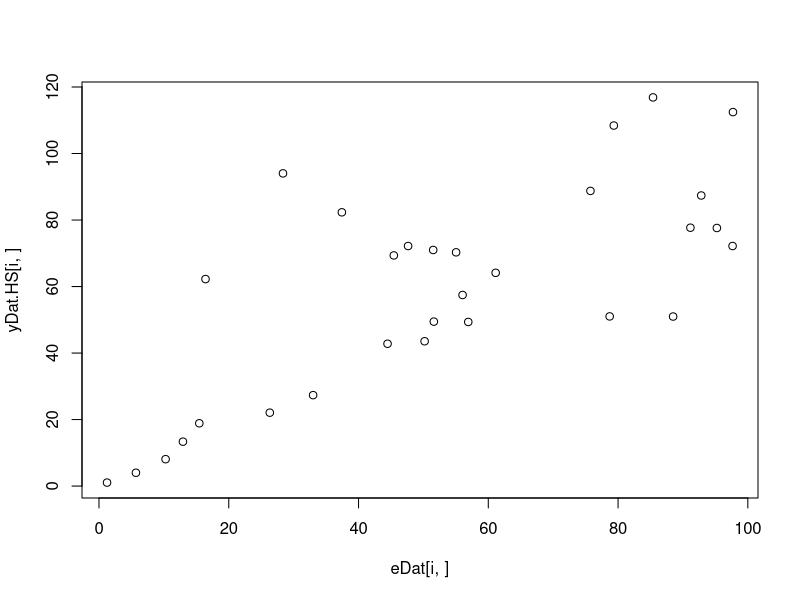
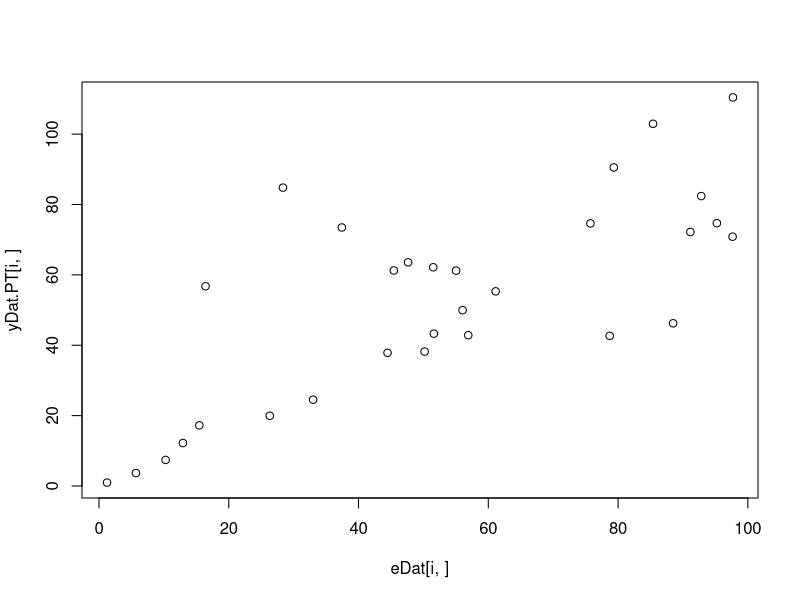
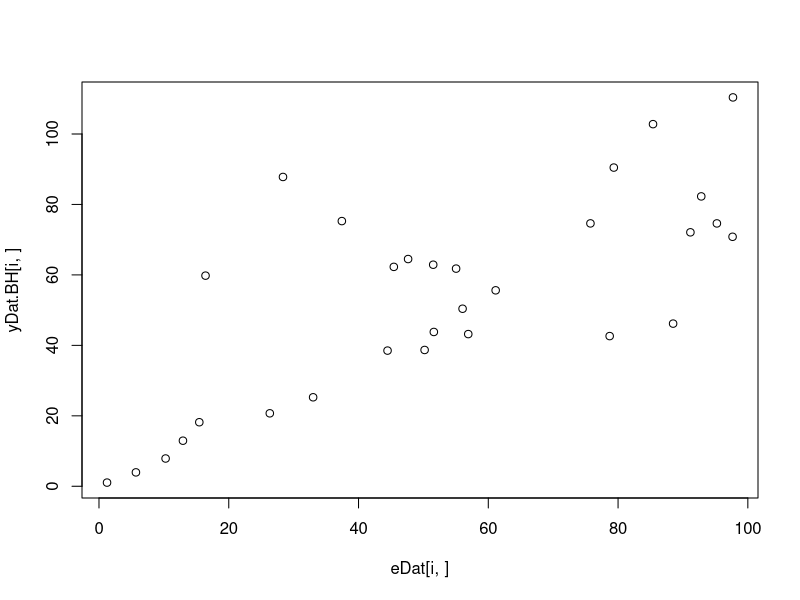

These charts were generated, in order, by the following R code:
## ---- chunk 1
### Pella-Tomlinson Surplus Production function 
  # (phi controls strength of weak allee effect phi=1 recovers logistic/schaeffer)
  PellaTomlinson = function(s, pars){
    r = pars[1]; k = pars[2]; phi = pars[3];
    y = s + r* (phi/(phi + 1)) *s*(1 - (s/k)^phi)
    return(y)
  }

  ### Hockey-Stick Recruitment function
  # HockeyStick = function(s, pars, n){
  #   r = pars[1]; k = pars[2]; 
  #   x = cbind( (1+r)*s, rep(k,n) )
  #   y = apply( x, 1, min )
  #   return(y)
  # }
  
  HockeyStick = function(s, pars, n){
    r = pars[1]; k = pars[2]; 
    y = (1+r)*s
    y[y > k] = k
    return(y)
  }
  
  ### Beverton-Holt function
  BevertonHolt = function(s, pars){
    r = pars[1]; k = pars[2];
    y = (1+r)*s / (1 + r*s/k)
    return(y)
  }
## ---- chunk 2
  #parameters
    rho = 1       #discrete discount factor
    r = 0.25      #growth rate
    k = 100       #carying capacity
    sig = .4      #std of normal rv (for lognormal rvs)
    m = -.5*sig^2 #mean of normal rv such that lognomormal has mean 1
    phi = 1.5     #power in Pella-Tomlinson function
    n.dat = 30    #number of escapement data points per simulation
    n.sim = 2    #number of simulations
    n.mods = 3    #number of models
    parms = c(r,k,phi)
    
  ###
  #Generate data to form reality  
  ###  
    
    eDat = matrix( runif(n.sim*n.dat,0,1.02*k), n.sim, n.dat) #random escapement data
    z = matrix( rlnorm(n.sim*n.dat,meanlog = m, sdlog = sig), n.sim, n.dat) #environmental stochasticisity
    #biomass data
    yDat.PT = z*PellaTomlinson(eDat,parms) #biomass data generated by Pella-Tomlinson function
    yDat.HS = z*HockeyStick(eDat,parms) #biomass data generated by Hockey-Stick
    yDat.BH = z*BevertonHolt(eDat,parms) #biomass data generated by Beverton-Holt
  
## ---- chunk 3
  OptEscBH = k/r*(sqrt(rho*(1+r)) -1) #optimal Beverton-Holt Escapement
  OptEscHS = k/(1+r)                  #optimal Hockey-Stick Escapement
  OptEscL = .5*k                      #optimal Logistic Escapement
  OptEscPT = (1/(phi+1))^(1/phi) * k  #optimal Pella-Tomlinson Escapement
## ---- chunk 4
##Data Fitting   
  ssePT = function(p,x,y){
    yMod = PellaTomlinson(x,p)
    return( sum( (y-yMod)^2 ) )
  }

  sseL = function(p,x,y){
    yMod = PellaTomlinson(x,c(p,1))
    return( sum( (y-yMod)^2 ) )
  }
  
  sseHS = function(p,x,y){
    yMod = HockeyStick(x,p)
    return( sum( (y-yMod)^2 ) )
  }
  
  sseBH = function(p,x,y){
    yMod = BevertonHolt(x,p)
    return( sum( (y-yMod)^2 ) )
  }
## ---- chunk 5

parInit = c(r,k)
r.fit = array( NA, dim=c(n.sim,n.mods,n.mods) )
k.fit = array( NA, dim=c(n.sim,n.mods,n.mods) )
phi.fit = array( NA, dim=c(n.sim,n.mods) )
sse = array( NA, dim=c(n.sim,n.mods,n.mods) )
fit.OptEsc = array( NA, dim=c(n.sim,n.mods,n.mods) )

for (i in 1:n.sim){
  
  #calculated the fitted parameters and SSE .x.y means x is the true model and y is the fitted model

  fit.PT.PT = optim(c(parInit,phi), fn = ssePT, x=eDat[i,], y=yDat.PT[i,])
  fit.PT.HS = optim(parInit, fn = sseHS, x=eDat[i,], y=yDat.PT[i,])
  fit.PT.BH = optim(parInit, fn = sseBH, x=eDat[i,], y=yDat.PT[i,])
  fit.HS.PT = optim(c(parInit,phi), fn = ssePT, x=eDat[i,], y=yDat.HS[i,])
  fit.HS.HS = optim(parInit, fn = sseHS, x=eDat[i,], y=yDat.HS[i,])
  fit.HS.BH = optim(parInit, fn = sseBH, x=eDat[i,], y=yDat.HS[i,])
  fit.BH.PT = optim(c(parInit,phi), fn = ssePT, x=eDat[i,], y=yDat.BH[i,])
  fit.BH.HS = optim(parInit, fn = sseHS, x=eDat[i,], y=yDat.BH[i,])
  fit.BH.BH = optim(parInit, fn = sseBH, x=eDat[i,], y=yDat.BH[i,])
  
  #store fitted parameters, dim 1 = sim
  #dim 2 = true model (1=PellaTomlinson, 2=HockeyStick, 3=BevHolt)
  #dim 3 = fitted model (1=PellaTomlinson, 2=HockeyStick, 3=BevHolt)
    r.fit[i,,] = matrix(c(fit.PT.PT$par[1], fit.PT.HS$par[1], fit.PT.BH$par[1],
                     fit.HS.PT$par[1], fit.HS.HS$par[1], fit.HS.BH$par[1],
                     fit.BH.PT$par[1], fit.BH.HS$par[1], fit.BH.BH$par[1]),
                   n.mods, n.mods, byrow=TRUE)
  
    k.fit[i,,] = matrix(c(fit.PT.PT$par[2], fit.PT.HS$par[2], fit.PT.BH$par[2],
                     fit.HS.PT$par[2], fit.HS.HS$par[2], fit.HS.BH$par[2],
                     fit.BH.PT$par[2], fit.BH.HS$par[2], fit.BH.BH$par[2]),
                   n.mods, n.mods, byrow=TRUE)
    
    phi.fit[i,] = c(fit.PT.PT$par[3],  fit.HS.PT$par[3], fit.BH.PT$par[3])
    
    sse[i,,] = matrix(c(fit.PT.PT$value, fit.PT.HS$value, fit.PT.BH$value,
                   fit.HS.PT$value, fit.HS.HS$value, fit.HS.BH$value,
                   fit.BH.PT$value, fit.BH.HS$value, fit.BH.BH$value),
                 n.mods, n.mods, byrow=TRUE)
    
    fit.OE.PT = (1/(phi.fit[i,]+1))^(1/phi.fit[i,]) * k.fit[i,,1]
    fit.OE.HS = k.fit[i,,2]/(1+r.fit[i,,2])                  #optimal Hockey-Stick Escapement
    fit.OE.BH = k.fit[i,,3]/r.fit[i,,3]*(sqrt(rho*(1+r.fit[i,,3])) -1)

    fit.OptEsc[i,,] = cbind(fit.OE.PT, fit.OE.HS, fit.OE.BH)
  
}

  #fit.OE.PT = (1/(phi+1))^(1/phi) * k.fit[,,1]
  fit.OE.BH = k.fit[,,3]/r.fit[,,3]*(sqrt(rho*(1+r.fit[,,3])) -1) #optimal Beverton-Holt Escapement
  fit.OE.HS = k.fit[,,2]/(1+r.fit[,,2])                  #optimal Hockey-Stick Escapement
  
  print(fit.OE.BH)
  print(fit.OptEsc[1,,])
  print(k.fit[1,,])
  print(r.fit[1,,])
  print(fit.HS.BH$par[2])
  print(fit.HS.HS)
  plot(eDat[i,], yDat.HS[i,])
  plot(eDat[i,], yDat.PT[i,])
  plot(eDat[i,], yDat.BH[i,])
